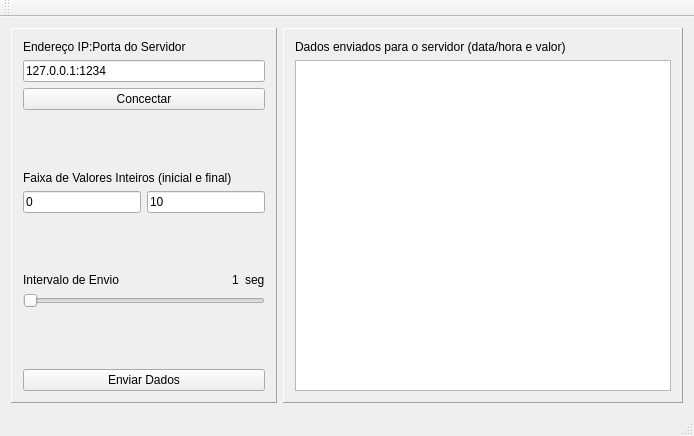
<?xml version="1.0" encoding="UTF-8"?>
<ui version="4.0">
 <class>MainWindow</class>
 <widget class="QMainWindow" name="MainWindow">
  <property name="geometry">
   <rect>
    <x>0</x>
    <y>0</y>
    <width>694</width>
    <height>436</height>
   </rect>
  </property>
  <property name="windowTitle">
   <string>QTDataSender</string>
  </property>
  <property name="windowIcon">
   <iconset resource="resources.qrc">
    <normaloff>:/imagens/icone</normaloff>:/imagens/icone</iconset>
  </property>
  <widget class="QWidget" name="centralWidget">
   <layout class="QHBoxLayout" name="horizontalLayout_4">
    <item>
     <layout class="QHBoxLayout" name="horizontalLayout_3" stretch="40,60">
      <item>
       <widget class="QFrame" name="frame">
        <property name="frameShape">
         <enum>QFrame::Panel</enum>
        </property>
        <property name="frameShadow">
         <enum>QFrame::Raised</enum>
        </property>
        <layout class="QVBoxLayout" name="verticalLayout_4">
         <item>
          <layout class="QVBoxLayout" name="verticalLayout">
           <item>
            <widget class="QLabel" name="label">
             <property name="text">
              <string>Endereço IP:Porta do Servidor</string>
             </property>
            </widget>
           </item>
           <item>
            <widget class="QLineEdit" name="lineEditIPPorta">
             <property name="text">
              <string>127.0.0.1:1234</string>
             </property>
            </widget>
           </item>
          </layout>
         </item>
         <item>
          <widget class="QPushButton" name="pushButtonConectar">
           <property name="text">
            <string>Concectar</string>
           </property>
           <property name="checkable">
            <bool>true</bool>
           </property>
          </widget>
         </item>
         <item>
          <spacer name="verticalSpacer">
           <property name="orientation">
            <enum>Qt::Vertical</enum>
           </property>
           <property name="sizeHint" stdset="0">
            <size>
             <width>20</width>
             <height>13</height>
            </size>
           </property>
          </spacer>
         </item>
         <item>
          <layout class="QVBoxLayout" name="verticalLayout_2">
           <item>
            <widget class="QLabel" name="label_2">
             <property name="text">
              <string>Faixa de Valores Inteiros (inicial e final)</string>
             </property>
            </widget>
           </item>
           <item>
            <layout class="QHBoxLayout" name="horizontalLayout">
             <item>
              <widget class="QLineEdit" name="lineEditFaixaInicio">
               <property name="text">
                <string>0</string>
               </property>
              </widget>
             </item>
             <item>
              <widget class="QLineEdit" name="lineEditFaixaFim">
               <property name="text">
                <string>10</string>
               </property>
              </widget>
             </item>
            </layout>
           </item>
          </layout>
         </item>
         <item>
          <spacer name="verticalSpacer_2">
           <property name="orientation">
            <enum>Qt::Vertical</enum>
           </property>
           <property name="sizeHint" stdset="0">
            <size>
             <width>20</width>
             <height>13</height>
            </size>
           </property>
          </spacer>
         </item>
         <item>
          <layout class="QVBoxLayout" name="verticalLayout_3">
           <item>
            <layout class="QHBoxLayout" name="horizontalLayout_2" stretch="100,0,0">
             <item>
              <widget class="QLabel" name="label_3">
               <property name="text">
                <string>Intervalo de Envio</string>
               </property>
              </widget>
             </item>
             <item>
              <widget class="QLabel" name="labelValorIntervalo">
               <property name="text">
                <string>1</string>
               </property>
              </widget>
             </item>
             <item>
              <widget class="QLabel" name="label_4">
               <property name="text">
                <string>seg</string>
               </property>
              </widget>
             </item>
            </layout>
           </item>
           <item>
            <widget class="QSlider" name="horizontalSliderIntervalo">
             <property name="minimum">
              <number>1</number>
             </property>
             <property name="maximum">
              <number>60</number>
             </property>
             <property name="orientation">
              <enum>Qt::Horizontal</enum>
             </property>
             <property name="tickInterval">
              <number>0</number>
             </property>
            </widget>
           </item>
          </layout>
         </item>
         <item>
          <spacer name="verticalSpacer_3">
           <property name="orientation">
            <enum>Qt::Vertical</enum>
           </property>
           <property name="sizeHint" stdset="0">
            <size>
             <width>20</width>
             <height>13</height>
            </size>
           </property>
          </spacer>
         </item>
         <item>
          <layout class="QHBoxLayout" name="horizontalLayout_5">
           <item>
            <widget class="QPushButton" name="pushButtonEnviarDados">
             <property name="text">
              <string>Enviar Dados</string>
             </property>
            </widget>
           </item>
          </layout>
         </item>
        </layout>
       </widget>
      </item>
      <item>
       <widget class="QFrame" name="frame_2">
        <property name="frameShape">
         <enum>QFrame::Panel</enum>
        </property>
        <property name="frameShadow">
         <enum>QFrame::Raised</enum>
        </property>
        <layout class="QVBoxLayout" name="verticalLayout_6">
         <item>
          <layout class="QVBoxLayout" name="verticalLayout_5">
           <item>
            <widget class="QLabel" name="label_5">
             <property name="text">
              <string>Dados enviados para o servidor (data/hora e valor)</string>
             </property>
            </widget>
           </item>
           <item>
            <widget class="QListView" name="listViewRegistros"/>
           </item>
          </layout>
         </item>
        </layout>
        <zorder></zorder>
       </widget>
      </item>
     </layout>
    </item>
   </layout>
  </widget>
  <widget class="QMenuBar" name="menuBar">
   <property name="geometry">
    <rect>
     <x>0</x>
     <y>0</y>
     <width>694</width>
     <height>21</height>
    </rect>
   </property>
  </widget>
  <widget class="QToolBar" name="mainToolBar">
   <attribute name="toolBarArea">
    <enum>TopToolBarArea</enum>
   </attribute>
   <attribute name="toolBarBreak">
    <bool>false</bool>
   </attribute>
  </widget>
  <widget class="QStatusBar" name="statusBar"/>
 </widget>
 <layoutdefault spacing="6" margin="11"/>
 <resources>
  <include location="resources.qrc"/>
 </resources>
 <connections/>
 <slots>
  <slot>conectarServidor(bool)</slot>
 </slots>
</ui>
